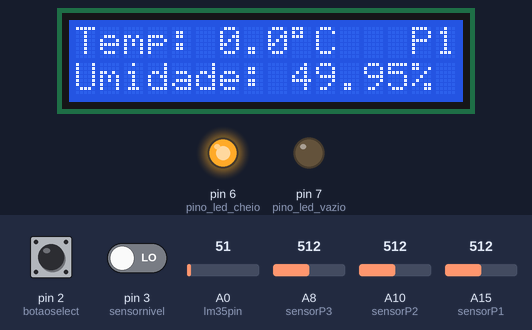
Simulated run of this sketch. Board: Arduino Mega 2560, built with avr-gcc and run on an emulated ATmega2560. On the bench: 16×2 character LCD, output pins drawn as LEDs (lit = HIGH). The test bench sets the inputs (shaded band); at power-on: pin 3 (sensornivel) LOW, A0 (lm35pin) = 51, pin 2 (botaoselect) LOW, A8 (sensorP3) = 512, A10 (sensorP2) = 512, A15 (sensorP1) = 512.

Above: at 4.2 s.
4.3 s: pin 3 (sensornivel) driven HIGH
At 7.0 s:
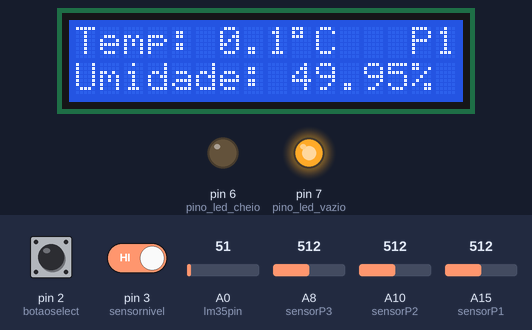
7.6 s: A0 (lm35pin) set to 163
At 10.7 s:
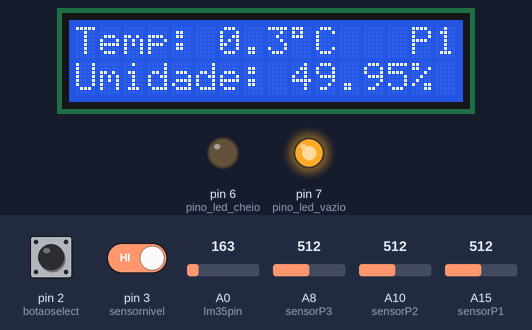
10.9 s: pin 2 (botaoselect) pulled HIGH for 3.2 s
At 14.5 s:
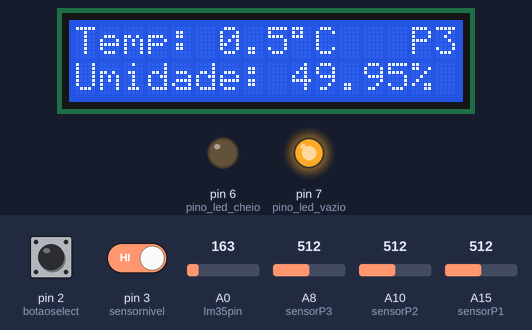
15.6 s: A8 (sensorP3) set to 716
At 17.6 s:
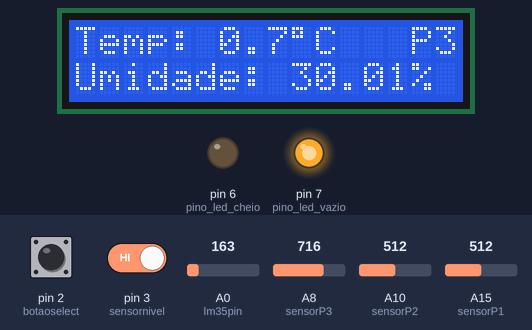
18.0 s: pin 2 (botaoselect) pulled HIGH for 1 s
At 20.1 s:
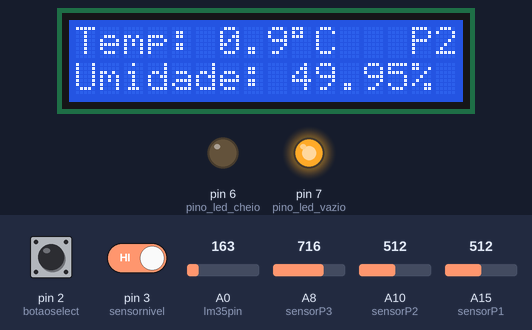
20.5 s: A10 (sensorP2) set to 716
At 22.6 s:
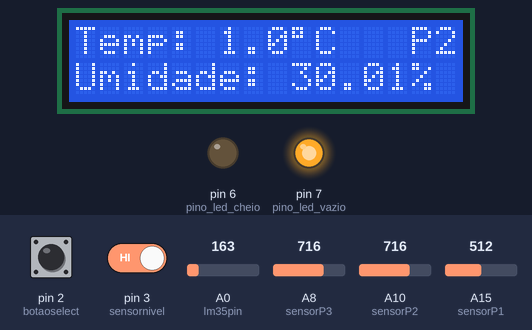
Timing chart, 0 to 24.0 s (numbered marks = the images above; inputs shaded):
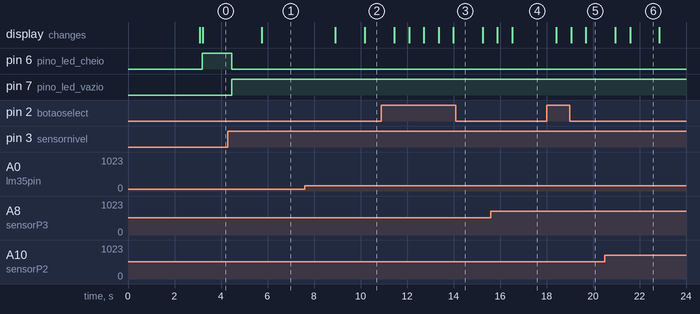

Measured:
- after the input at 4.3 s, pin 6 (pino_led_cheio): HIGH → LOW after 0.16 s; pin 7 (pino_led_vazio): LOW → HIGH after 0.16 s
- after the input at 15.6 s, the display: first changes after 0.29 s (image 4 shows a later state)
- what the display in image 6 shows lasts 1.3 s, from 21.6 s to 22.9 s

The sketch:

faltadeocilacao.ino
```cpp
/*
PROJETE 2025
EQUIPE MT1503
HORTA VERTICAL
CÓDIGO PARA TESTE DE LCD COM MÚLTIPLOS SENSORES E BOTÃO DE SELEÇÃO
*/

//Configura o Display LCD e as bibliotecas
#include <Wire.h>
#include <LiquidCrystal_I2C.h>
LiquidCrystal_I2C lcd(0x27, 16, 2);

// Dá nome ás entradas
const int sensorP1 = A15;   //Umidade (Sensor)
const int sensorP2 = A10;   //Umidade (Sensor)
const int sensorP3 = A8;   //Umidade (Sensor)
const int lm35pin = A0;   //Temperatura (LM35)
const int botaoselect = 2;   //Botão de seleção
int selected;
float umidLCD;
float soma;

//variável
const int numLeituras = 10; // Quantas leituras para calcular a média

//Cpnfiguração dos pinos do sensor de nível d'água
int sensornivel = 3;  //pino do sensor
int pino_led_cheio = 6;  //led vermelho (vazio)
int pino_led_vazio = 7;  //led verde (cheio)

void setup() {

//Configuração do botão
  pinMode(2,INPUT);

//Configuração do sensor de nível d'água
  pinMode(sensornivel, INPUT);
  pinMode(pino_led_cheio, OUTPUT);
  pinMode(pino_led_vazio, OUTPUT);

// Inicializa o LCD
  lcd.init();
  lcd.backlight();

// Mensagem de inicialização
  lcd.setCursor(0, 0);
  lcd.print("   SKY NATURE");
  lcd.setCursor(0, 1);
  lcd.print("     MT1503");
  delay(3000);
  lcd.clear();

}

void loop() {

// Atribui uma variável ao sensor de nível d'água
  int estado = digitalRead(sensornivel);

// Atribui uma variável para cada entrada
  int valorA15 = analogRead(sensorP1);   //Umidade
  int valorA10 = analogRead(sensorP2);   //Umidade
  int valorA8 = analogRead(sensorP3);   //Umidade
  int valorB2 = digitalRead(botaoselect);  //Botão de seleção

//Caucula o valor de cada um dos sensores de umidade
  float umidP1 = (((valorA15 * 100.0) / 1023.0) - 100.0)*(-1.0);         //Umidade
  float umidP2 = (((valorA10 * 100.0) / 1023.0) - 100.0)*(-1.0);
  float umidP3 = (((valorA8 * 100.0) / 1023.0) - 100.0)*(-1.0);

// Faz várias leituras do LM35
  for (int i = 0; i < numLeituras; i++) {
    int leitura = analogRead(lm35pin); // Valor bruto do ADC (0 a 1023)
    soma += leitura;
    delay(10); // pequeno intervalo para estabilizar
  }

//Calcula a média
  float media = soma / (float)numLeituras;

  // Converte o valor médio do ADC para temperatura em °C
  float tensao = (media * 5.0) / 1023.0; // Converte para tensão (0–5V)
  float temperatura = tensao * 100.0;    // 10 mV por grau → 1°C = 0,01 V
  float tempfinal = (temperatura * 0.5)/1000.0;

//Determina o estado do nível d'água
  if(estado == 1){
    digitalWrite(pino_led_vazio, HIGH);
    digitalWrite(pino_led_cheio, LOW);
  }
  else{
    digitalWrite(pino_led_vazio, LOW);
    digitalWrite(pino_led_cheio, HIGH);
  }

//Determina a plantação selecionada
  if(selected == 0){
    selected = 1;
  }
  if(valorB2 == 1){
    selected = selected+1;

    if(selected > 3){
      selected = 1;
    }
  }

//Determina os valores que devem ser mostrados
  switch(selected) {
    case 1:
      umidLCD = umidP1;
      break;
    case 2:
      umidLCD = umidP2;
      break;
    case 3:
      umidLCD = umidP3;
      break;
    defauil:
      break;
  }

//Mostra os valores no Display LCD
  lcd.setCursor(14, 0);   //Mostra a plantação selecionada
  lcd.print("P");
  lcd.print(selected);

  lcd.setCursor(0, 0);   //Mostra a temperatura ambiente
  lcd.print("Temp: ");
  lcd.print(tempfinal, 1);
  lcd.print((char)223);
  lcd.print("C ");

  lcd.setCursor(0, 1);   //Mostra a umidade da plantação
  lcd.print("Umidade: ");
  lcd.print(umidLCD, 2);
  lcd.print("%  ");

  delay(500);

}
/*

000000  000000  000000  000000  000000  000000  000000          000000  000000  000000  000000
000000  000000  000000  000000  000000  000000  000000          000000  000000  000000  000000
00  00  00  00  00  00     000  000       00    000                000  00  00     000  000
000000  000000  00  00     000  000000    00    000000          000000  00  00  000000  000000
000     0000    00  00  0  000  000       00    000             000     00  00  000        000
000     00  00  000000  000000  000000    00    000000          000000  000000  000000  000000

*/
```
